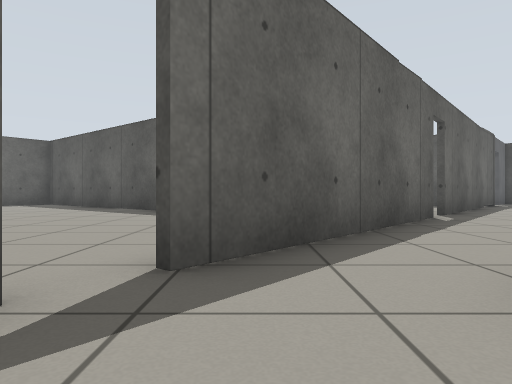
view 1 (above)

21 first-person views from a walk through a world built for the Gazebo simulator. The camera is 0.5 m above the floor, looks level and sees 70° across. The floor is counted in squares, 1 m on a side. Each view is taken from the middle of a square. On the plan, view 1 faces up. The plan holds only what a view shows up to about 9 squares ahead; the rest is blank. The place goes on beyond the plan.

view 2
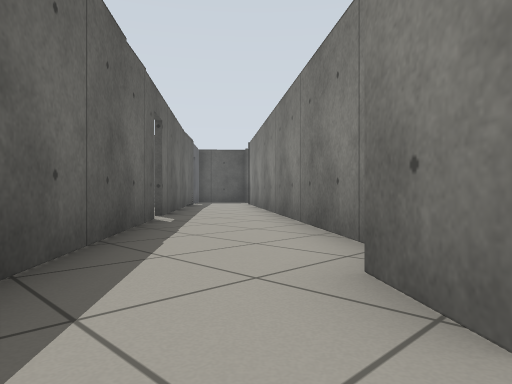

view 3
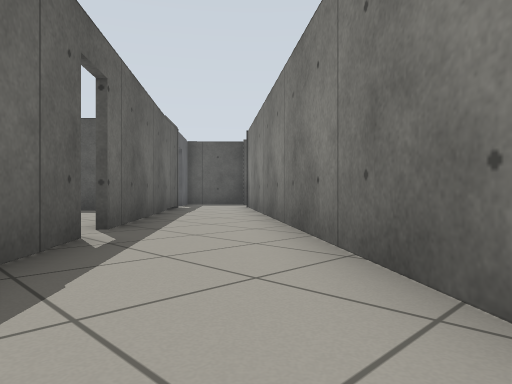

view 4
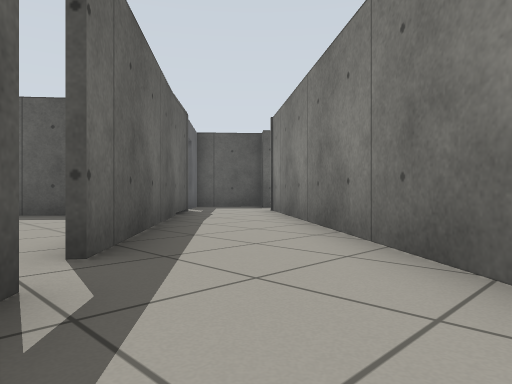

view 5
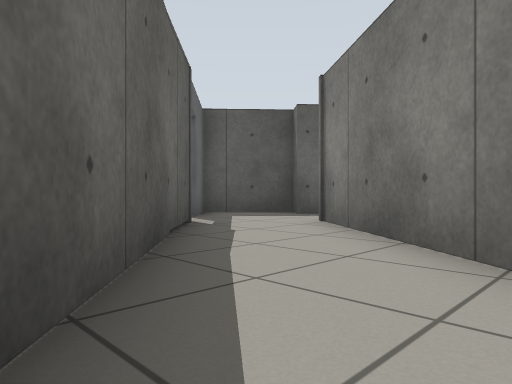

view 6
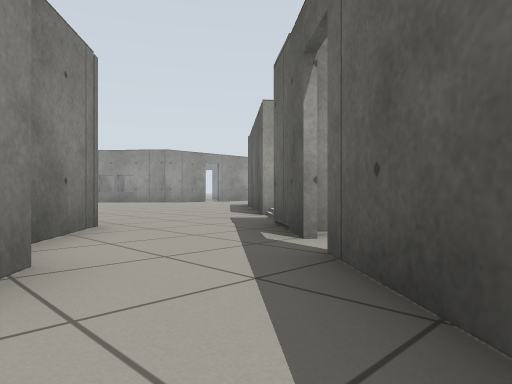

view 7
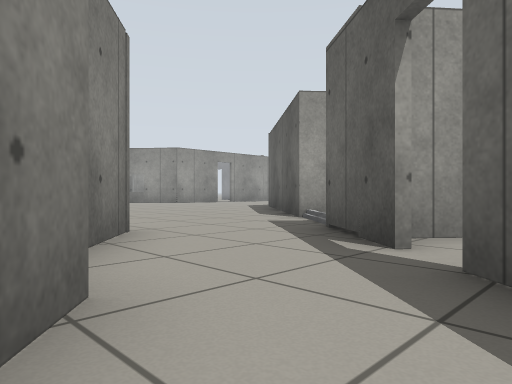

view 8
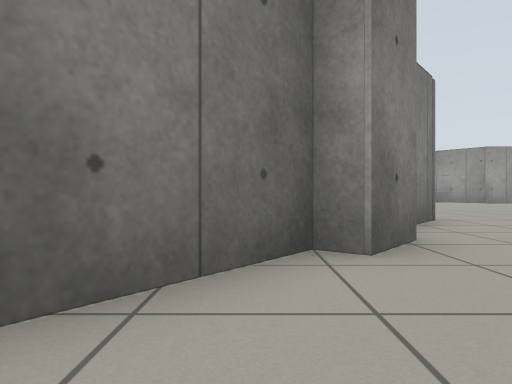

view 9
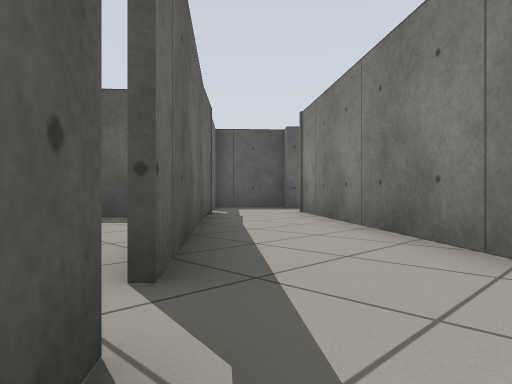

view 10
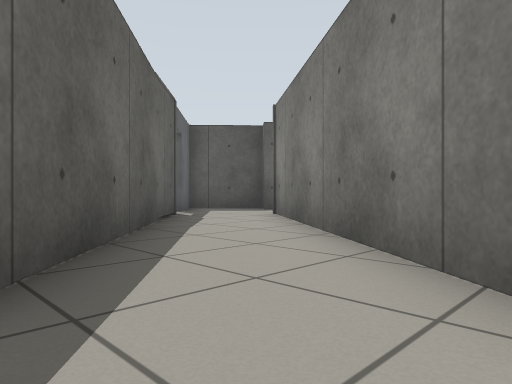

view 11
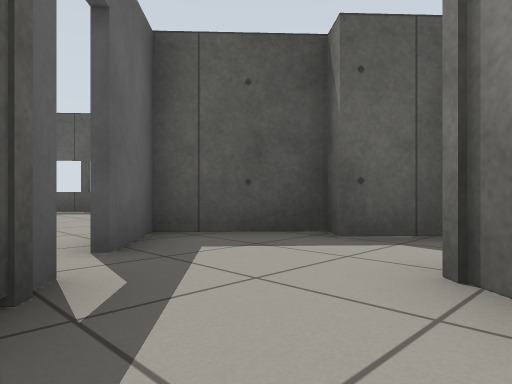

view 12
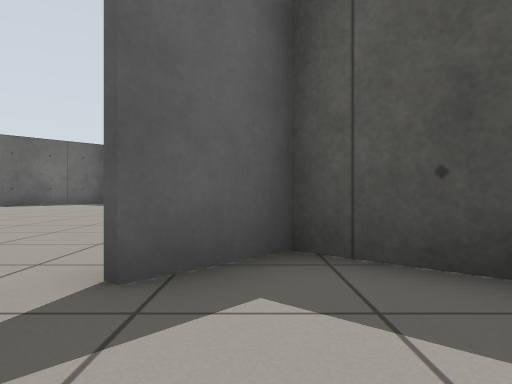

view 13
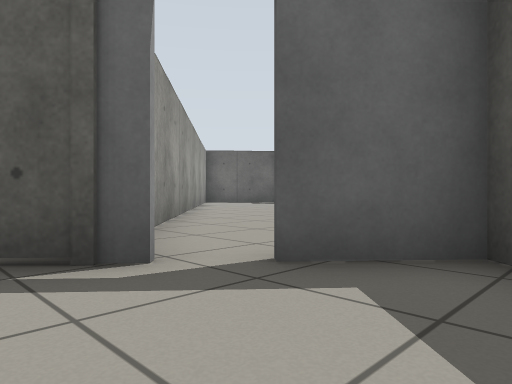

view 14
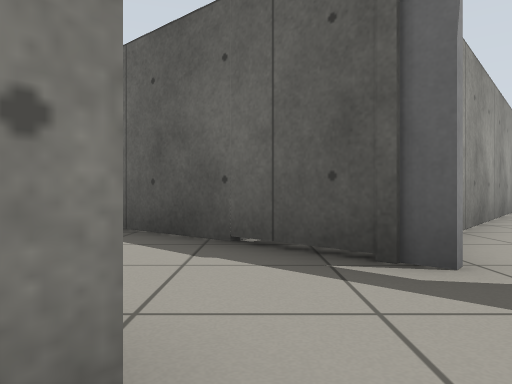

view 15
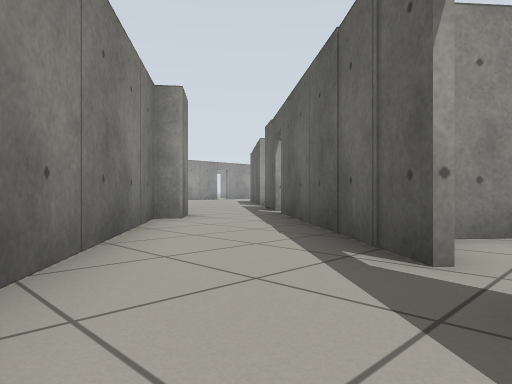

view 16
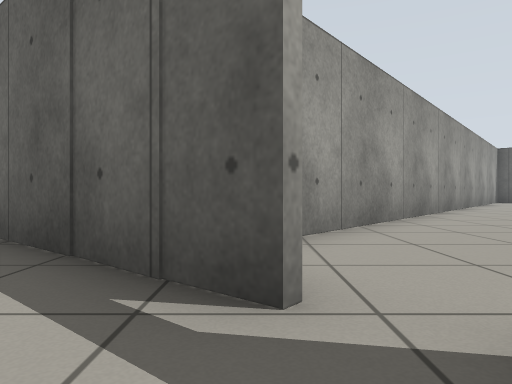

view 17
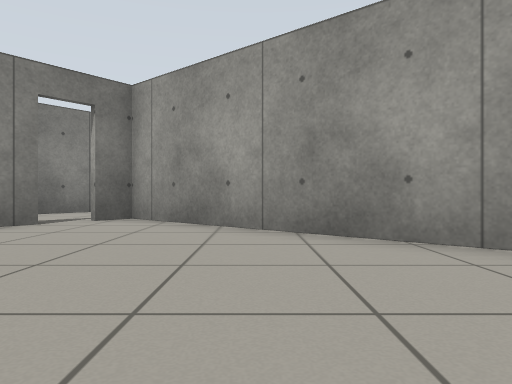

view 18
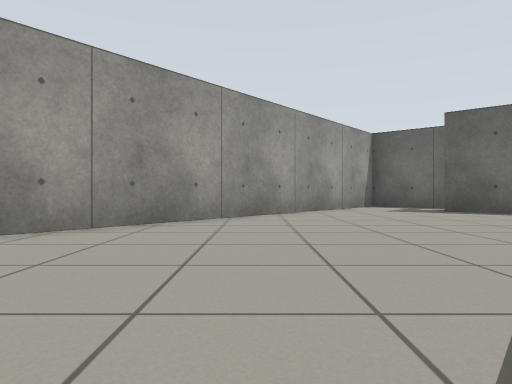

view 19
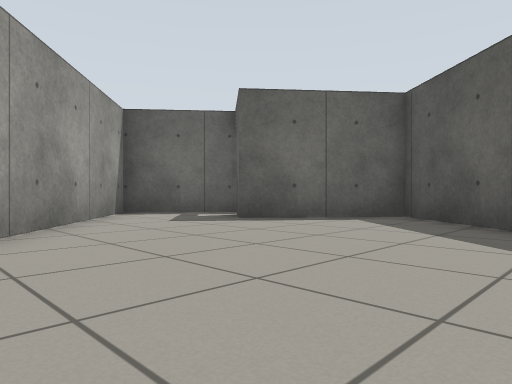

view 20
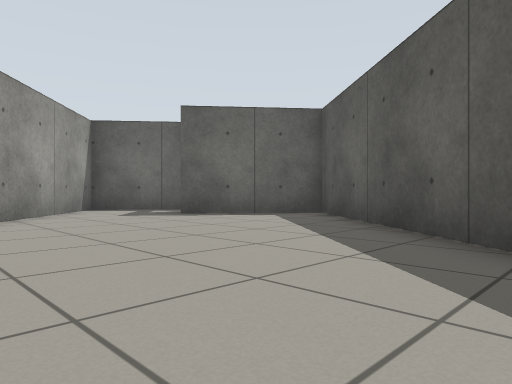

view 21
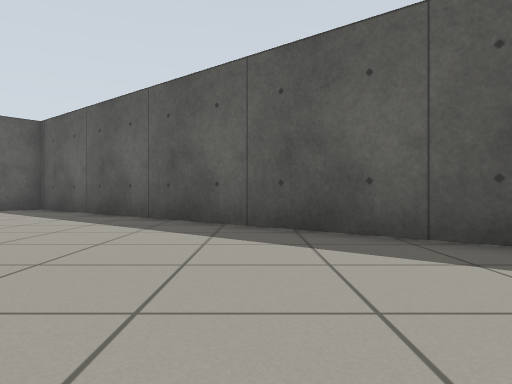

### Floor plan
Points are (right, up) in squares from view 1. A wall is a line through its corners. A room is listed if a view was taken in it or the views show most of it. See-through windows are left out.
Room 1 (view 1)
walls: (-0.1, -1.5) (1.1, 0.1); (-4.2, -1.1) (-3.7, -1.5) (-4.8, -2.8); (-1.1, 1.7) (-2.4, 0.1)
ways out: opening at (0, 0) to room 2
Room 2 (views 2, 3, 7)
walls: (1.3, 1.1) (2.1, 2.1); (2.5, 1.8) (3.3, 2.8); (0.8, 4) (-0.6, 2.3)
ways out: opening at (0, 0) to room 1; opening at (2, 3) to room 3; open door at (-1, 2) to room 7
Room 3 (views 4, 6, 8, 9, 10)
walls: (3.3, 2.8) (5.6, 5.7); (3.5, 7.2) (0.8, 4)
ways out: opening at (2, 3) to room 2; open door at (3.7, 7.3) to room 4
Room 4 (views 5, 15, 16)
walls: (6, 10.1) (4, 7.7); (5.6, 5.7) (8.2, 9)
ways out: open door at (3.7, 7.3) to room 3; opening at (7, 9) to room 5
Room 5 (view 11)
walls: (8.2, 9) (10.3, 11.7); (8.5, 13.1) (6, 10.1)
ways out: opening at (7, 9) to room 4; opening at (9.5, 12.5) to room 6
Room 6 (views 12, 13, 14)
walls: (2.2, 18.1) (6.3, 14.6); (12.5, 12.4) (11.5, 13.2) (11.9, 13.7) (10.4, 15)
ways out: opening at (9.5, 12.5) to room 5; opening at (10.5, 17.5)
objects: door leaf (9, 14) to (10, 15)
Room 7 (views 17, 18, 19, 20, 21)
walls: (0.3, 7.3) (-8.1, 14.3) (-10.2, 11.7); (-10.5, 12) (-10.9, 12.4); (-0.7, 2.4) (-0.3, 2.8); (-11.7, 13.1) (-13.5, 11) (-1.7, 1.2) (-1.2, 1.7)
ways out: open door at (-1, 2) to room 2

Where each view was taken, in squares from view 1:
view 1: 0 up, 0 right, facing up
view 2: 1 up, 0 right, facing up-right
view 3: 3 up, 2 right, facing up-right
view 4: 5 up, 3 right, facing up-right
view 5: 8 up, 5 right, facing up-right
view 6: 4 up, 2 right, facing down-left
view 7: 3 up, 2 right, facing down-left
view 8: 5 up, 3 right, facing down
view 9: 6 up, 3 right, facing up-right
view 10: 6 up, 4 right, facing up-right
view 11: 11 up, 8 right, facing up-right
view 12: 12 up, 10 right, facing up
view 13: 12 up, 11 right, facing up-left
view 14: 12 up, 11 right, facing left
view 15: 8 up, 6 right, facing down-left
view 16: 7 up, 5 right, facing left
view 17: 8 up, 4 left, facing down
view 18: 7 up, 1 left, facing left
view 19: 7 up, 5 left, facing up-left
view 20: 7 up, 3 left, facing up-left
view 21: 4 up, 2 left, facing up
